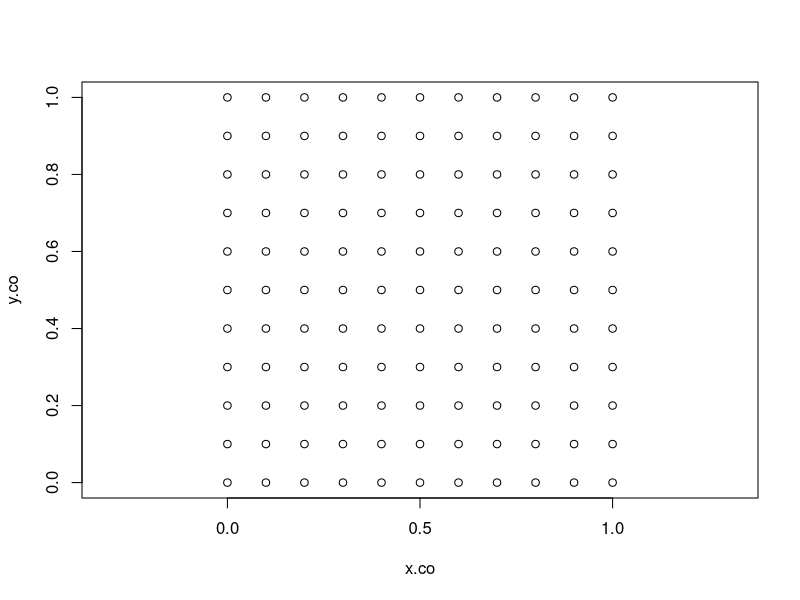
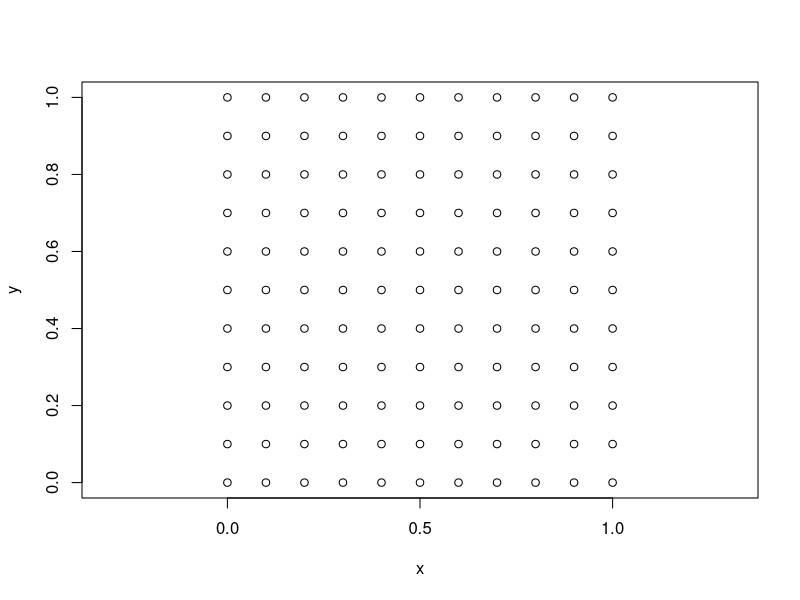
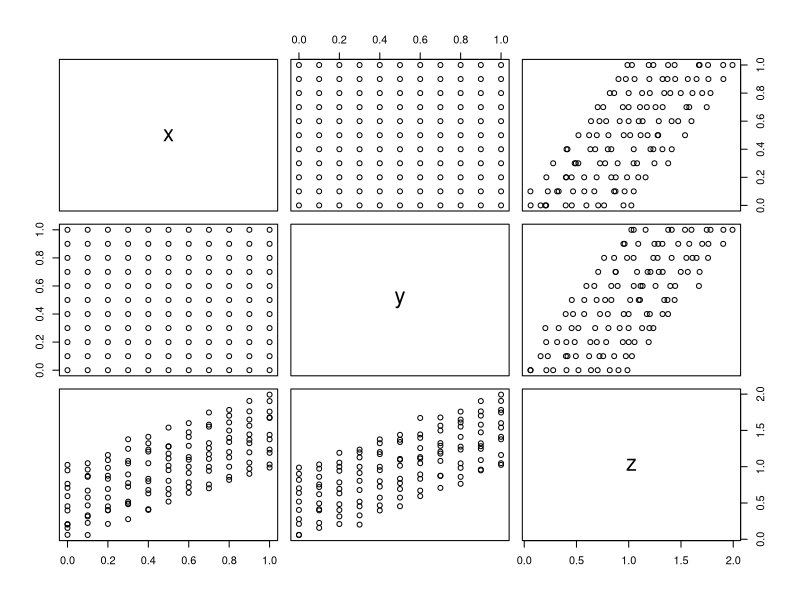
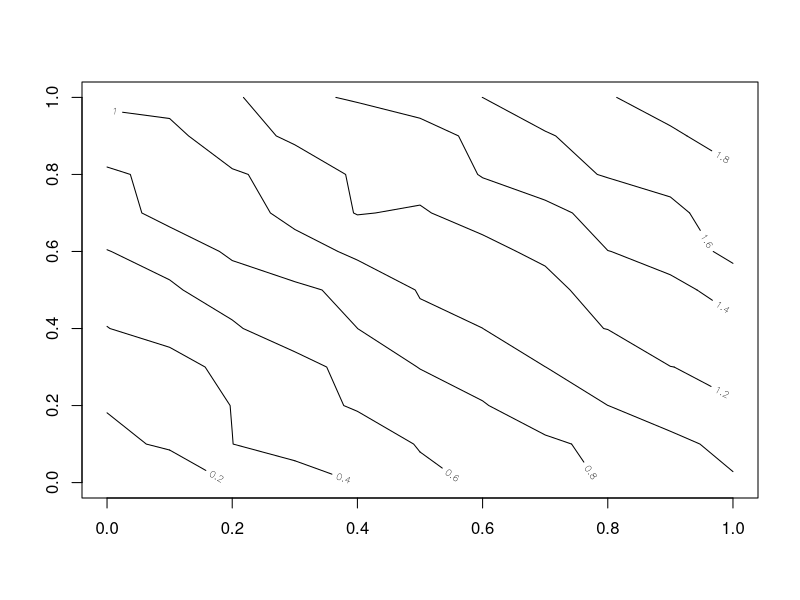

Here is the R script that generated these plots, in order:
## Simple linear spatial regression
## Grid creation
x.co <- rep(seq(0,1,0.1),11)
y.co <- rep(seq(0,1,0.1),length = 121, each=11)
plot(x.co,y.co, asp=T)

surf.df <- data.frame(x=x.co, y=y.co)
plot(surf.df, asp=TRUE)

surf.df$z <- surf.df$x + surf.df$y + rnorm(121,sd=0.05)
plot(surf.df) # scatter plot matrix

## Contour plot
surf.mat <- matrix(surf.df$z, nrow=11)
contour(seq(0,1,0.1), seq(0,1,0.1), surf.mat)
